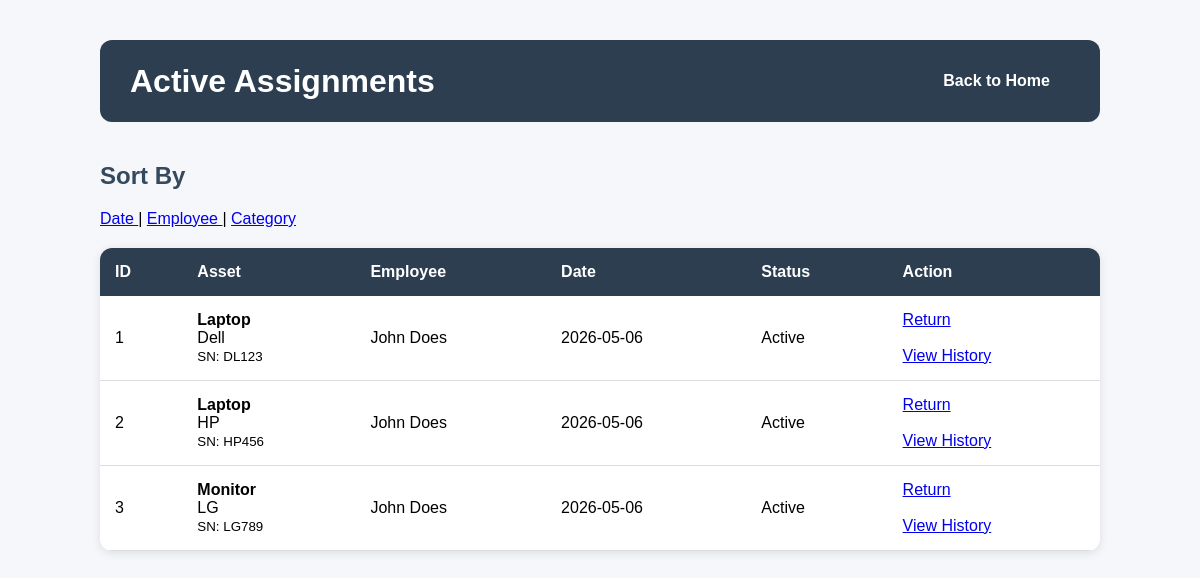
/assignments, run on an earlier commit of the app's database.
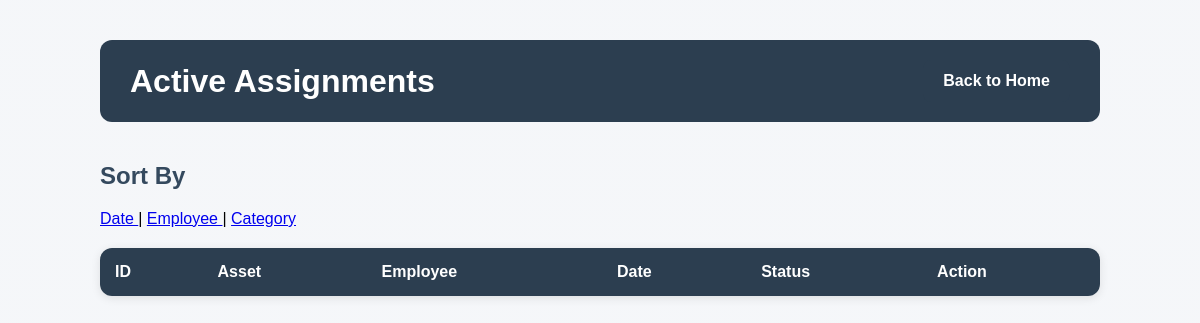
And on a later commit of the database.
### tables this page shows
CREATE TABLE assignments (
        id INTEGER PRIMARY KEY AUTOINCREMENT,
        asset_id INTEGER NOT NULL,
        employee_id INTEGER NOT NULL,
        assigned_date TEXT NOT NULL,
        returned_date TEXT,
        status TEXT NOT NULL DEFAULT 'Active',

        FOREIGN KEY (asset_id) REFERENCES assets(id),
        FOREIGN KEY (employee_id) REFERENCES employees(id)
    );

CREATE TABLE assets (
        id INTEGER PRIMARY KEY AUTOINCREMENT,
        category TEXT,
        brand TEXT,
        serial_number TEXT UNIQUE,
        status TEXT NOT NULL DEFAULT 'Available',
        purchase_date TEXT
    );

CREATE TABLE employees (
        id INTEGER PRIMARY KEY AUTOINCREMENT,
        first_name TEXT NOT NULL,
        last_name TEXT NOT NULL,
        department TEXT
    );

### routes/assignments.py (the view)
    @app.route("/assignments")
    def list_assignments():
        sort_by = request.args.get("sort", "assigned_date")
        data = get_active_assignments(sort_by)
        return render_template("assignments/list.html",assignments=data)

### templates/assignments/list.html (shortened to what this page needs)
<!DOCTYPE html>
<html>
<head>
    <link rel="stylesheet"
          href="{{ url_for('static', filename='style.css') }}">
</head>
<body>
<div class="container">
    <div class="page-header">
        <h1>Active Assignments</h1>
        <a href="/" class="btn">
            Back to Home
        </a>
    </div>
    <h2>Sort By</h2>
    <p>
        <a href="/assignments?sort=date">
            Date
        </a>
        |
        <a href="/assignments?sort=name">
            Employee
        </a>
        |
        <a href="/assignments?sort=category">
            Category
        </a>
    </p>
    <table>
        <tr>
            <th>ID</th>
            <th>Asset</th>
            <th>Employee</th>
            <th>Date</th>
            <th>Status</th>
            <th>Action</th>
        </tr>
        {% for row in assignments %}
        <tr>
            <td>
                {{ row["assignment_id"] }}
            </td>
            <td>
                <b>
                    {{ row["category"] }}
                </b>
                <br>
                {{ row["brand"] }}
                <br>
                <small>
                    SN:
                    {{ row["serial_number"] }}
                </small>
            </td>
            <td>
                {{ row["first_name"] }}
                {{ row["last_name"] }}
            </td>
            <td>
                {{ row["assigned_date"] }}
            </td>
            <td>
                {{ row["status"] }}
            </td>
            <td>
                <a href="/return/{{ row['assignment_id'] }}">
                    Return
                </a>
                <br><br>
                <a href="/asset/{{ row['asset_id'] }}">
                    View History
                </a>
            </td>
        </tr>
        {% endfor %}
    </table>
</div>
</body>
</html>

### design/style.css (style rules this page uses)
body { font-family: Arial, sans-serif; background-image: linear-gradient( rgba(244, 246, 249, 0.92), rgba(244, 246, 249, 0.92) ), url("https://images.unsplash.com/photo-1497366754035-f200968a6e72?q=80&w=1600&auto=format&fit=crop"); background-size: cover; background-position: center; background-attachment: fixed; margin: 0; padding: 40px; }
.container { max-width: 1000px; margin: auto; }
h1 { color: #2c3e50; margin-bottom: 10px; }
h2 { color: #34495e; margin-top: 40px; }
.btn { display: inline-block; background-color: #2c3e50; color: white; padding: 12px 20px; border-radius: 8px; text-decoration: none; font-weight: bold; border: none; cursor: pointer; transition: 0.2s; }
table { width: 100%; border-collapse: collapse; background: white; border-radius: 12px; overflow: hidden; box-shadow: 0px 2px 10px rgba(0,0,0,0.1); margin-top: 20px; }
table th { background-color: #2c3e50; color: white; padding: 15px; text-align: left; }
.page-header { display: flex; justify-content: space-between; align-items: center; margin-bottom: 30px; background-color: #2c3e50; padding: 20px 30px; border-radius: 12px; }
.page-header h1 { margin: 0; color: white; }

What changed in the data, as far as the page shows it:
no longer on this page (row edited): assignments: assignment_id "1", category "Laptop", brand "Dell", serial_number "DL123", first_name "John", last_name "Does", assigned_date "2026-05-06", status "Active"
removed assignments: assignment_id "2", category "Laptop", brand "HP", serial_number "HP456", first_name "John", last_name "Does", assigned_date "2026-05-06", status "Active"
removed assignments: assignment_id "3", category "Monitor", brand "LG", serial_number "LG789", first_name "John", last_name "Does", assigned_date "2026-05-06", status "Active"
